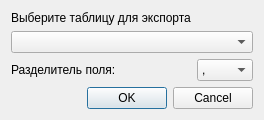
<?xml version="1.0" encoding="UTF-8"?>
<ui version="4.0">
 <class>Dialog</class>
 <widget class="QDialog" name="Dialog">
  <property name="geometry">
   <rect>
    <x>0</x>
    <y>0</y>
    <width>264</width>
    <height>114</height>
   </rect>
  </property>
  <property name="windowTitle">
   <string>Dialog</string>
  </property>
  <layout class="QGridLayout" name="gridLayout">
   <item row="0" column="0">
    <widget class="QLabel" name="label">
     <property name="text">
      <string>Выберите таблицу для экспорта</string>
     </property>
    </widget>
   </item>
   <item row="1" column="0" colspan="2">
    <widget class="QComboBox" name="comboBox"/>
   </item>
   <item row="2" column="0">
    <widget class="QLabel" name="label_2">
     <property name="text">
      <string>Разделитель поля:</string>
     </property>
    </widget>
   </item>
   <item row="2" column="1">
    <widget class="QComboBox" name="comboBox_2">
     <item>
      <property name="text">
       <string>,</string>
      </property>
     </item>
     <item>
      <property name="text">
       <string>;</string>
      </property>
     </item>
     <item>
      <property name="text">
       <string>{tab}</string>
      </property>
     </item>
    </widget>
   </item>
   <item row="3" column="0" colspan="2">
    <widget class="QDialogButtonBox" name="buttonBox">
     <property name="orientation">
      <enum>Qt::Horizontal</enum>
     </property>
     <property name="standardButtons">
      <set>QDialogButtonBox::Cancel|QDialogButtonBox::Ok</set>
     </property>
    </widget>
   </item>
  </layout>
 </widget>
 <resources/>
 <connections>
  <connection>
   <sender>buttonBox</sender>
   <signal>accepted()</signal>
   <receiver>Dialog</receiver>
   <slot>accept()</slot>
   <hints>
    <hint type="sourcelabel">
     <x>248</x>
     <y>254</y>
    </hint>
    <hint type="destinationlabel">
     <x>157</x>
     <y>274</y>
    </hint>
   </hints>
  </connection>
  <connection>
   <sender>buttonBox</sender>
   <signal>rejected()</signal>
   <receiver>Dialog</receiver>
   <slot>reject()</slot>
   <hints>
    <hint type="sourcelabel">
     <x>316</x>
     <y>260</y>
    </hint>
    <hint type="destinationlabel">
     <x>286</x>
     <y>274</y>
    </hint>
   </hints>
  </connection>
 </connections>
</ui>
